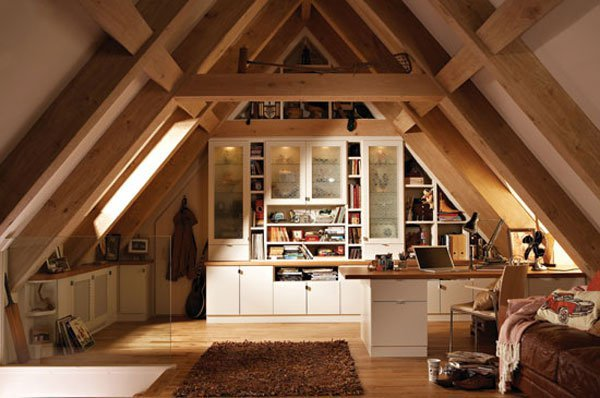
#> input picture Practica8_Hough_GomezCanales/atico.jpg, 600 x 398 px, found by its file name
$ python Practica8_Hough_GomezCanales.py
#> lines starting #> are read from the running program, lines starting #| are printed output that depends on the picture
# Angel Isaac Gomez Canales
# Codigo basado en: https://github.com/Jegovila/cursoVR/blob/main/Practica8%3A%20Transformada%20de%20Hough/python/Práctica8.ipynb
# Transformada de Hough 15/04/2024

from skimage.transform import hough_line, hough_line_peaks
import numpy as np
import matplotlib.pyplot as plt
import cv2

def transformadaHough(img):
    """
    Esta funcion calcula la transormada de Hough de la imagen dada,
    muestra la imagen, la transformada y resalta los picos de la transformada
    input: imagen a la que se le desea calcular la transformada de Hough (binaria)
    """

    # Calcular Transformada de Hough
    h, t, d = hough_line(img)

    # Obtener picos de la transformada
    _, t_peak, d_peak = hough_line_peaks(h, t, d)

    # Mostrar imagen
    fig, ax = plt.subplots(nrows=1, ncols=3, figsize=(15, 8))
    ax[0].set_title("Imagen Original (Binaria)")
    ax[0].imshow(img, cmap="gray")

    # Mostrar la transformadad de Hough de la imagen con los picos resaltados
    ax[1].set_title("Transformada de Hough")
    ax[1].imshow(np.log1p(h), extent=[np.rad2deg(t[0]), np.rad2deg(t[-1]), d[-1], d[0]], cmap="gray", aspect="auto")
    ax[1].set_xlabel("Angulo (grados)")
    ax[1].set_ylabel("Distancia (pixeles)")

    # Mostrar las lineas detectadas
    ax[2].imshow(img, cmap="gray")
    row1, col1 = img.shape

    # Resaltar cada pico
    for theta, dist in zip(t_peak, d_peak):
        # Crear rectangulo
        ancho = 5
        alto = 5
        ax[1].scatter(np.rad2deg(theta), dist, s=5, c="red")
        #rect = patches.Rectangle((np.rad2deg(theta) - ancho // 2, dist - alto // 2), ancho, alto, linewidth=1, edgecolor="r", facecolor="none")
        # Dibujar el rectangulo
        #ax[1].add_patch(rect)

        # Dibujar cada linea
        (x0, y0) = dist * np.array([np.cos(theta), np.sin(theta)])
        ax[2].axline((x0, y0), slope=np.tan(theta + np.pi/2), color="r")

    ax[2].axis((0, col1, row1, 0))
    ax[2].set_title("Lineas detectadas")
    ax[2].set_axis_off()

# Crear Imagen de muestra
image = np.zeros((100, 100))
idx = np.arange(25, 75)
image[idx[::-1], idx] = 255
image[idx, idx] = 255

# Probar la transformada con la imagen muestra (imagen de una X)
transformadaHough(image)

atico = cv2.imread("Practica8_Hough_GomezCanales/atico.jpg", cv2.IMREAD_GRAYSCALE)
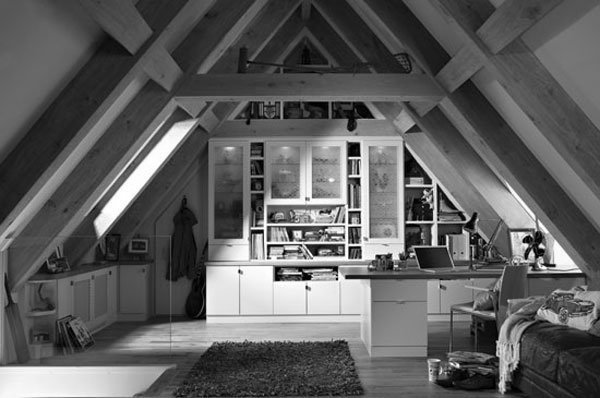
#> atico: shape (398, 600); min 0, max 255, mean 94.5
# Binarizar imagen
atico_b = cv2.Canny(atico, 50, 200, None, 3)
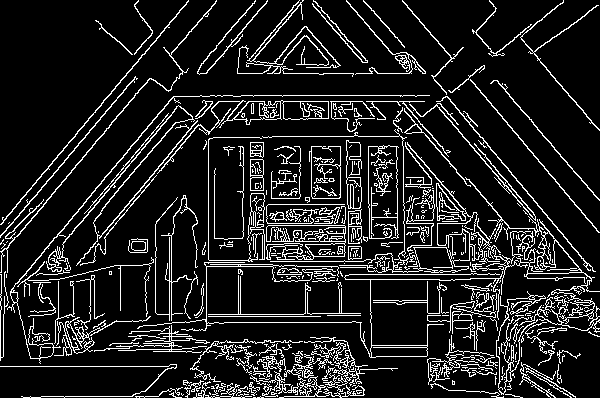
#> atico_b: shape (398, 600); 12.6% white in thin lines or dots

plt.figure()
plt.imshow(atico, cmap="gray")
plt.title("Imagen Original Ático")

transformadaHough(atico_b)
#> in transformadaHough (call 2), `h, t, d = hough_line(img)`:
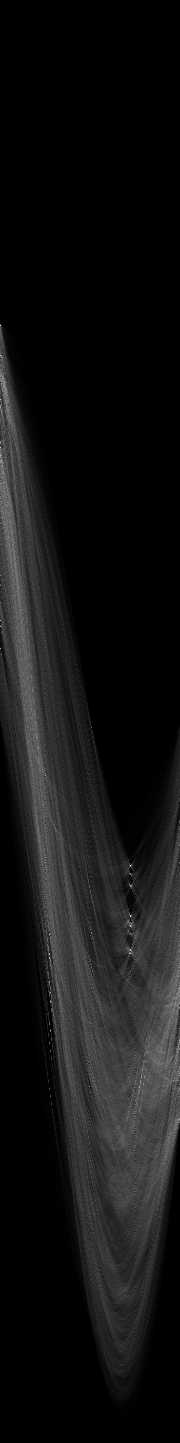
#> h: shape (1443, 180) uint64; min 0, max 277, mean 20.8; drawn with min black and max white
#> in transformadaHough (call 2), `h, t, d = hough_line(img)`: t = 180 values from -1.57 to 1.55; d = 1443 values from -721 to 721
#> in transformadaHough (call 2), `_, t_peak, d_peak = hough_line_peaks(h, t, d)`: t_peak = 40 values, max 1.55 at index 15, min -1.57 at index 3, mean -0.487; d_peak = 40 values, max 419 at index 27, min -396 at index 4, mean 75.83
#> the loop in transformadaHough (call 2), `for theta, dist in zip(t_peak, d_peak):` made 40 passes
#> (theta, dist, x0, y0) on passes 1 to 12: (0.698, 144, 110.3, 92.56), (0.698, 232, 177.7, 149.1), (0.698, 195, 149.4, 125.3), (-1.57, -366, -2.24e-14, 366), (-1.57, -396, -2.42e-14, 396), (-0.698, 280, 214.5, -180), (-1.57, -274, -1.68e-14, 274), (-1.57, -322, -1.97e-14, 322), (-1.57, -101, -6.18e-15, 101), (-0.698, 309, 236.7, -198.6), (-0.716, 233, 175.8, -152.9), (-0.716, 213, 160.8, -139.7)
plt.show()
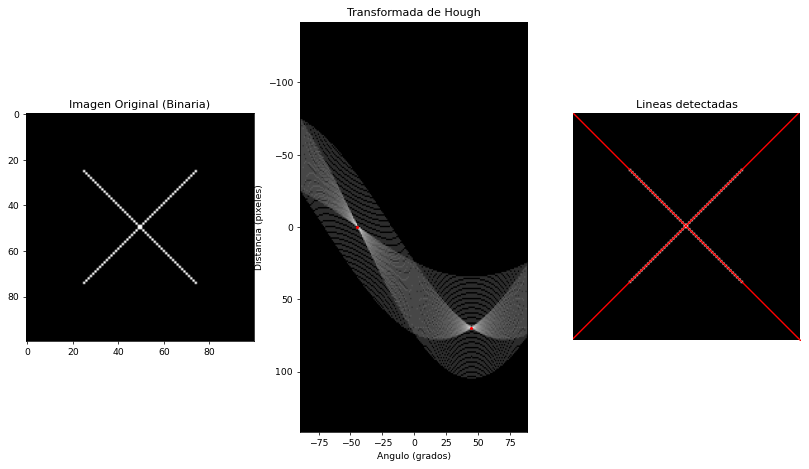
#> figure drawn by matplotlib, 3 panels
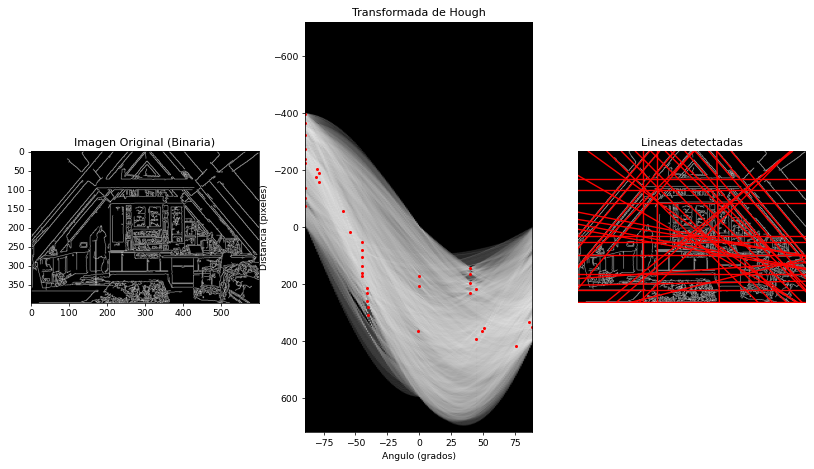
#> figure drawn by matplotlib, 3 panels
